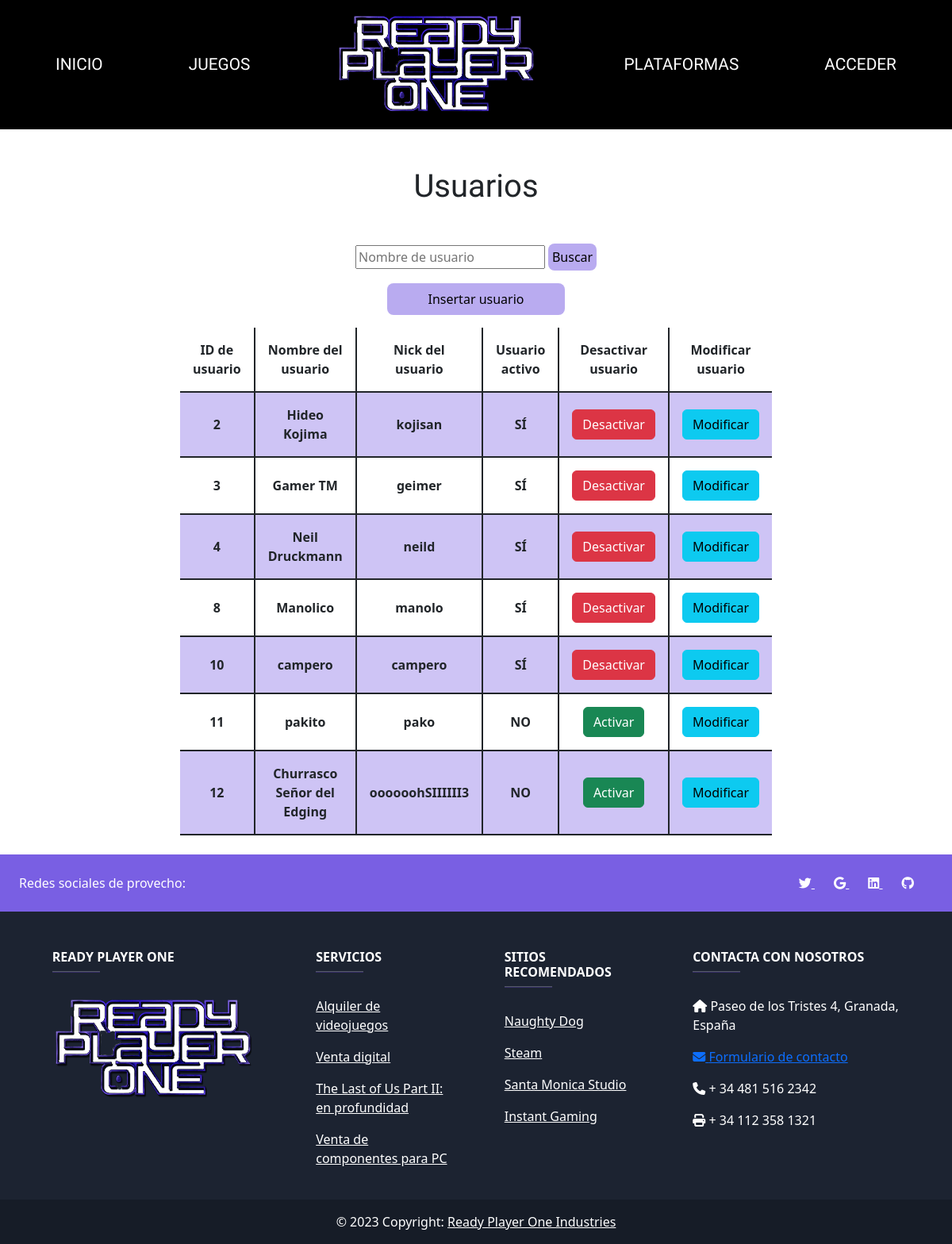
Before: /controladores/seccion_usuarios.php with the older database file.
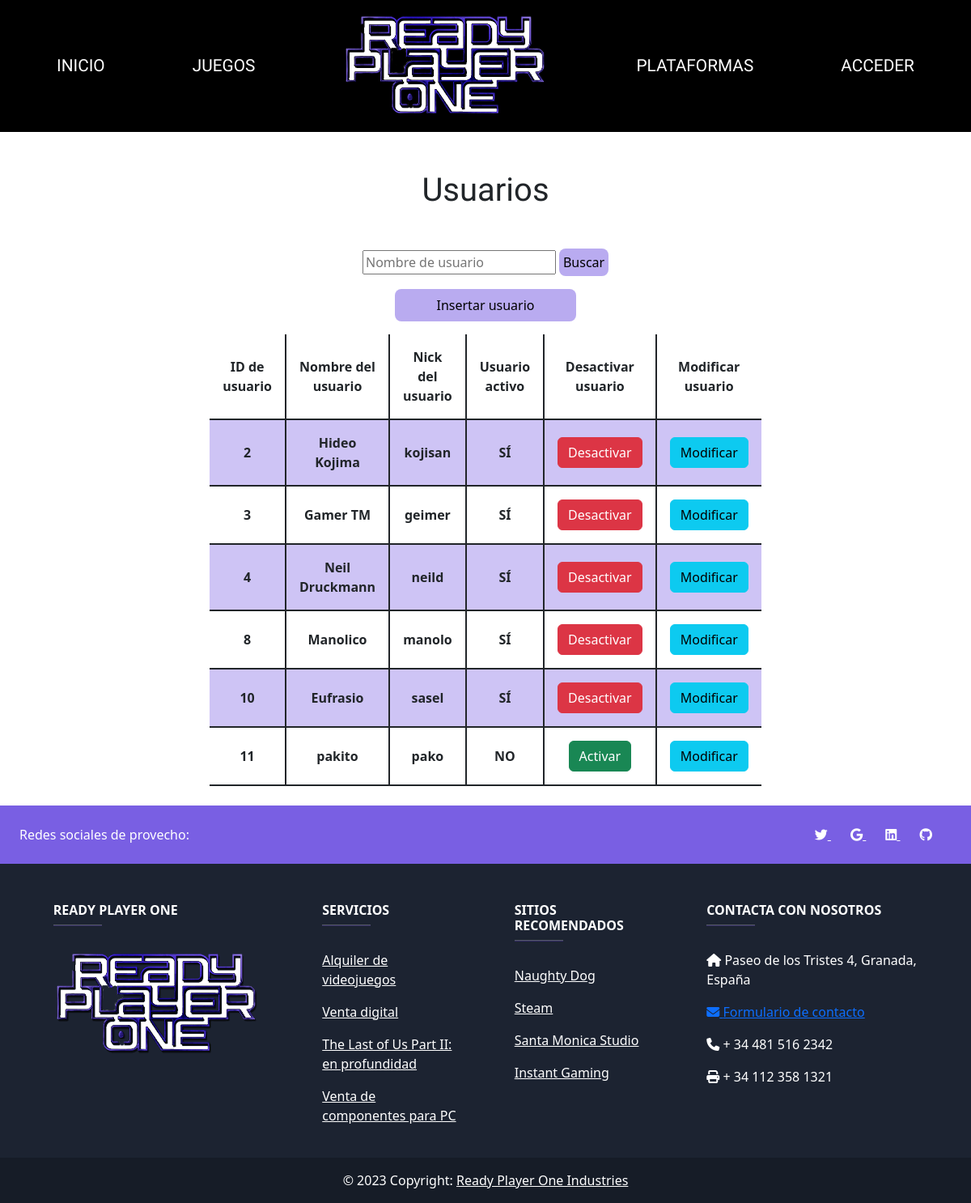
After: the same page with the newer database file.
### tables this page shows
CREATE TABLE `usuarios` (
  `id` bigint(20) UNSIGNED NOT NULL,
  `nombre` varchar(50) NOT NULL,
  `nick` varchar(20) NOT NULL,
  `pass` varchar(100) NOT NULL,
  `activo` tinyint(1) DEFAULT 1
);

### controladores/seccion_usuarios.php (called while the page is built, shortened)
<?php
    $usu = new usuario();
    $datos = $usu->getUsuarios();
    include "../vistas/vista_seccion_usuarios.php";
?>

### modelos/usuario.php (called while the page is built, shortened)
<?php
    class usuario{
        public function getUsuarios(){
            $conexion = conectar::conectarBD();
            $usuarios = $conexion->query("select id, nombre, nick, activo from usuarios where id > 0");
            $i=0;
            while($fila = $usuarios->fetch_array(MYSQLI_ASSOC)){
                $datos_usu[$i]["id"] = $fila["id"];
                $datos_usu[$i]["nombre"] = $fila["nombre"];
                $datos_usu[$i]["nick"] = $fila["nick"];
                $datos_usu[$i]["activo"] = $fila["activo"];
                $i++;
            }
            return $datos_usu;
        }
    }
?>

### funciones/funciones.php (the view, shortened to what the changed rows need)
<?php
    function usuarioActivo($activo){
        $salida ="SÍ";
        if($activo == 0){
            $salida = "NO";
        }
        return $salida;
    }
    function imprimirUsuario($array){
      if(sizeof($array) > 0){
        foreach($array as $pos=>$usu){
          echo "<tr>
                  <td class=\"text-center\">".$array[$pos]["id"]."</td>
                  <td class=\"text-center\">".$array[$pos]["nombre"]."</td>
                  <td class=\"text-center\">".$array[$pos]["nick"]."</td>
                  <td class=\"text-center\">".usuarioActivo($array[$pos]["activo"])."</td>";
                  if($array[$pos]["activo"] == 1){
                      echo "<td class=\"text-center\">
                              <form action=\"../controladores/desactivar.php\" method=\"post\">
                                  <input hidden name=\"id\" value=\"".$array[$pos]["id"]."\">
                                  <input type=\"submit\" class=\"btn btn-danger\" name=\"desactivar-usuario\" value=\"Desactivar\">
                              </form>
                      </td>";
                  }else{
                      echo "<td>
                      <form action=\"../controladores/desactivar.php\" method=\"post\">
                                  <input hidden name=\"id\" value=\"".$array[$pos]["id"]."\">
                                  <input type=\"submit\" class=\"btn btn-success\" name=\"activar-usuario\" value=\"Activar\">
                              </form></td>";
                  }
                  echo "<td class=\"text-center\"><form action=\"../controladores/modificacion_admin.php\" method=\"post\">
                              <input hidden value=\"".$array[$pos]["id"]."\" name=\"usuario\">
                              <input type=\"submit\" class=\"btn btn-info\" name=\"modificar-usuario\" value=\"Modificar\">
                          </form>
                      </td>";
              echo "</tr>";
        }
      }else{
        echo "<h2 class=\"text-center alert alert-danger\">No hay coincidencias</h2>";
      }
    }
?>

Changed rows visible on the page:
removed usuarios: id "12", nombre "Churrasco Señor del Edging", nick "oooooohSIIIIII3", activo "NO"
changed usuarios id 10: nombre "campero" → "Eufrasio"; nick "campero" → "sasel"
